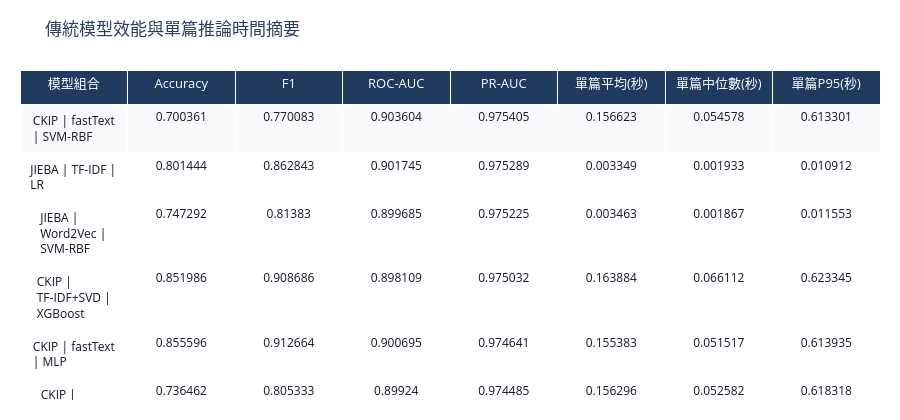

Here is the notebook cell this chart was saved with:
### Markdown cell above
### 傳統模型效能與單篇推論時間摘要

**建議放置章節：5.3.1 整體分類表現比較**

說明：本表列出主要模型組合之分類效能與單篇部署推論平均時間，用以同時比較辨識能力與實際部署效率。

### Code cell
summary_model = df_model[[
    'combo', 'acc', 'f1', 'roc_auc', 'pr_auc', 'total_infer_mean_sec', 'total_infer_median_sec', 'total_infer_p95_sec'
]].head(10).copy()
summary_model.columns = ['模型組合', 'Accuracy', 'F1', 'ROC-AUC', 'PR-AUC', '單篇平均(秒)', '單篇中位數(秒)', '單篇P95(秒)']
summary_model = summary_model.round(6)
display(summary_model)

fig = go.Figure(data=[go.Table(
    header=dict(values=list(summary_model.columns), fill_color='#1F3A5F', font=dict(color='white', size=13), align='center', height=34),
    cells=dict(values=[summary_model[c] for c in summary_model.columns], fill_color=[['#F8FAFC', '#FFFFFF']], align='center', height=30, font=dict(size=12, color='#111827'))
)])
fig.update_layout(title='傳統模型效能與單篇推論時間摘要', height=420, margin=dict(l=20, r=20, t=70, b=20))
export_fig(fig, 'traditional_model_summary_table.png', width=1400, height=420, scale=2)
fig.show()

### Figure 1 — Plotly figure (JSON) as saved in the notebook; plotly's stock layout.template omitted (floating-point values rounded to 4 significant figures)
{"data": [{"cells": {"align": "center", "fill": {"color": [["#F8FAFC", "#FFFFFF"]]}, "font": {"color": "#111827", "size": 12}, "height": 30, "values": [["CKIP | fastText | SVM-RBF", "JIEBA | TF-IDF | LR", "JIEBA | Word2Vec | SVM-RBF", "CKIP | TF-IDF+SVD | XGBoost", "CKIP | fastText | MLP", "CKIP | Word2Vec | SVM-RBF", "CKIP | Word2Vec | SVM-Poly", "CKIP | fastText | LR", "CKIP | Word2Vec | LR", "CKIP | TF-IDF | LR"], [0.7004, 0.8014, 0.7473, 0.852, 0.8556, 0.7365, 0.722, 0.7653, 0.7762, 0.8123], [0.7701, 0.8628, 0.8138, 0.9087, 0.9127, 0.8053, 0.7913, 0.8312, 0.8426, 0.8706], [0.9036, 0.9017, 0.8997, 0.8981, 0.9007, 0.8992, 0.8981, 0.9009, 0.8999, 0.8978], [0.9754, 0.9753, 0.9752, 0.975, 0.9746, 0.9745, 0.9743, 0.9743, 0.9743, 0.974], [0.1566, 0.003349, 0.003463, 0.1639, 0.1554, 0.1563, 0.1559, 0.162, 0.1611, 0.1591], [0.05458, 0.001933, 0.001867, 0.06611, 0.05152, 0.05258, 0.05257, 0.05862, 0.06018, 0.05773], [0.6133, 0.01091, 0.01155, 0.6233, 0.6139, 0.6183, 0.6199, 0.6162, 0.6161, 0.6063]]}, "header": {"align": "center", "fill": {"color": "#1F3A5F"}, "font": {"color": "white", "size": 13}, "height": 34, "values": ["模型組合", "Accuracy", "F1", "ROC-AUC", "PR-AUC", "單篇平均(秒)", "單篇中位數(秒)", "單篇P95(秒)"]}, "type": "table"}], "layout": {"height": 420, "margin": {"b": 20, "l": 20, "r": 20, "t": 70}, "title": {"text": "傳統模型效能與單篇推論時間摘要"}}}
